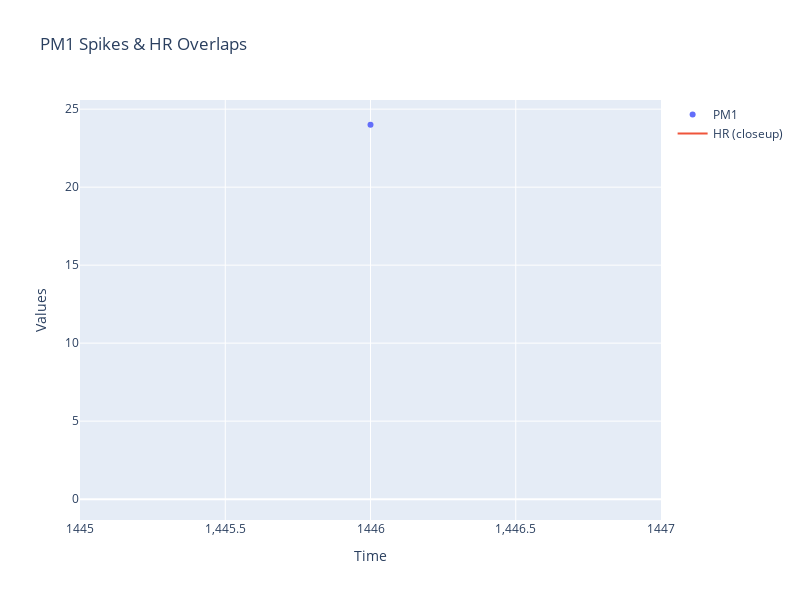

Notebook source saved alongside this figure:
### Code cell
spikes = df[df["PM1"] > 5.0]
fig = go.Figure()
fig.add_trace(go.Scatter(x=spikes.index, y=spikes["PM1"], mode="markers", name="PM1"))
fig.add_trace(go.Scatter(x=spikes.index, y=spikes["HR"], mode="lines", name="HR (closeup)"))
fig.update_layout(
    title="PM1 Spikes & HR Overlaps",
    xaxis_title="Time",
    yaxis_title="Values",
    width=800,
    height=600
)
fig.show()

### Figure 1 — Plotly figure (JSON) as saved in the notebook; plotly's stock layout.template omitted (floating-point values rounded to 4 significant figures)
{"data": [{"mode": "markers", "name": "PM1", "type": "scatter", "x": [1446], "y": [24]}, {"mode": "lines", "name": "HR (closeup)", "type": "scatter", "x": [1446], "y": [0.008967]}], "layout": {"height": 600, "title": {"text": "PM1 Spikes & HR Overlaps"}, "width": 800, "xaxis": {"title": {"text": "Time"}}, "yaxis": {"title": {"text": "Values"}}}}
